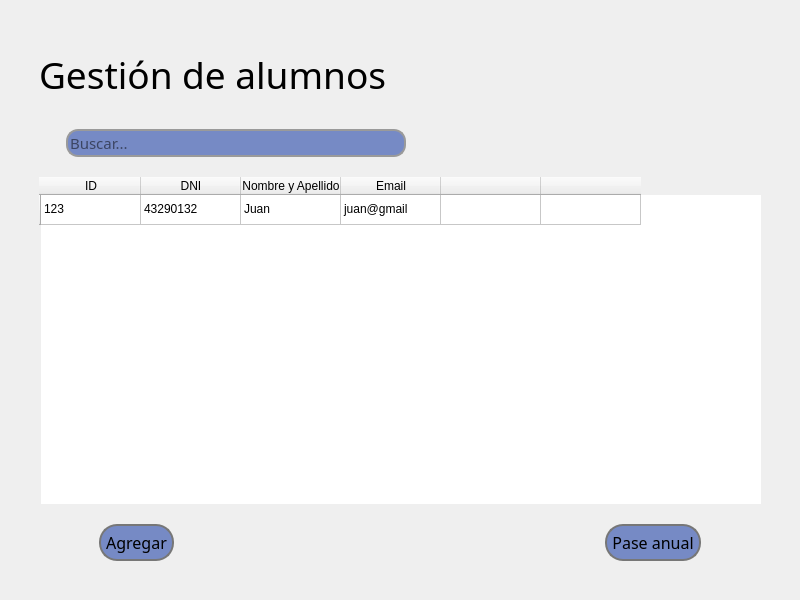
<?xml version="1.0" encoding="UTF-8"?>
<ui version="4.0">
 <class>MainWindow</class>
 <widget class="QMainWindow" name="MainWindow">
  <property name="geometry">
   <rect>
    <x>0</x>
    <y>0</y>
    <width>800</width>
    <height>600</height>
   </rect>
  </property>
  <property name="windowTitle">
   <string>MainWindow</string>
  </property>
  <widget class="QWidget" name="centralwidget">
   <layout class="QGridLayout" name="gridLayout_2">
    <item row="0" column="0">
     <layout class="QVBoxLayout" name="verticalLayout">
      <property name="spacing">
       <number>20</number>
      </property>
      <property name="leftMargin">
       <number>30</number>
      </property>
      <property name="topMargin">
       <number>30</number>
      </property>
      <property name="rightMargin">
       <number>30</number>
      </property>
      <property name="bottomMargin">
       <number>30</number>
      </property>
      <item>
       <widget class="QLabel" name="label">
        <property name="sizePolicy">
         <sizepolicy hsizetype="Fixed" vsizetype="Fixed">
          <horstretch>0</horstretch>
          <verstretch>0</verstretch>
         </sizepolicy>
        </property>
        <property name="minimumSize">
         <size>
          <width>0</width>
          <height>70</height>
         </size>
        </property>
        <property name="font">
         <font>
          <family>Alata</family>
          <pointsize>28</pointsize>
         </font>
        </property>
        <property name="text">
         <string>Gestión de alumnos</string>
        </property>
       </widget>
      </item>
      <item>
       <layout class="QHBoxLayout" name="horizontalLayout_2">
        <item>
         <widget class="QLabel" name="label_2">
          <property name="sizePolicy">
           <sizepolicy hsizetype="Fixed" vsizetype="Fixed">
            <horstretch>0</horstretch>
            <verstretch>0</verstretch>
           </sizepolicy>
          </property>
          <property name="text">
           <string/>
          </property>
          <property name="pixmap">
           <pixmap>lupa.png</pixmap>
          </property>
         </widget>
        </item>
        <item>
         <widget class="QLineEdit" name="lineEdit">
          <property name="sizePolicy">
           <sizepolicy hsizetype="Maximum" vsizetype="Fixed">
            <horstretch>0</horstretch>
            <verstretch>0</verstretch>
           </sizepolicy>
          </property>
          <property name="minimumSize">
           <size>
            <width>340</width>
            <height>0</height>
           </size>
          </property>
          <property name="font">
           <font>
            <family>Alata</family>
            <pointsize>11</pointsize>
           </font>
          </property>
          <property name="styleSheet">
           <string notr="true">background-color: #768ac5;
border-radius: 12px;
border: 2px solid rgb(154, 154, 154);</string>
          </property>
          <property name="placeholderText">
           <string>Buscar...</string>
          </property>
         </widget>
        </item>
        <item>
         <spacer name="horizontalSpacer_2">
          <property name="orientation">
           <enum>Qt::Horizontal</enum>
          </property>
          <property name="sizeHint" stdset="0">
           <size>
            <width>40</width>
            <height>20</height>
           </size>
          </property>
         </spacer>
        </item>
       </layout>
      </item>
      <item>
       <widget class="QTableWidget" name="tableWidget">
        <property name="sizePolicy">
         <sizepolicy hsizetype="Expanding" vsizetype="Expanding">
          <horstretch>0</horstretch>
          <verstretch>0</verstretch>
         </sizepolicy>
        </property>
        <property name="frameShape">
         <enum>QFrame::NoFrame</enum>
        </property>
        <property name="frameShadow">
         <enum>QFrame::Plain</enum>
        </property>
        <property name="sortingEnabled">
         <bool>true</bool>
        </property>
        <row>
         <property name="text">
          <string/>
         </property>
        </row>
        <column>
         <property name="text">
          <string>ID</string>
         </property>
        </column>
        <column>
         <property name="text">
          <string>DNI</string>
         </property>
        </column>
        <column>
         <property name="text">
          <string>Nombre y Apellido</string>
         </property>
        </column>
        <column>
         <property name="text">
          <string>Email</string>
         </property>
        </column>
        <column>
         <property name="text">
          <string/>
         </property>
        </column>
        <column>
         <property name="text">
          <string/>
         </property>
        </column>
        <item row="0" column="0">
         <property name="text">
          <string>123</string>
         </property>
        </item>
        <item row="0" column="1">
         <property name="text">
          <string>43290132</string>
         </property>
        </item>
        <item row="0" column="2">
         <property name="text">
          <string>Juan </string>
         </property>
        </item>
        <item row="0" column="3">
         <property name="text">
          <string>juan@gmail</string>
         </property>
        </item>
        <item row="0" column="4">
         <property name="text">
          <string/>
         </property>
        </item>
       </widget>
      </item>
      <item>
       <layout class="QHBoxLayout" name="horizontalLayout">
        <property name="leftMargin">
         <number>60</number>
        </property>
        <property name="rightMargin">
         <number>60</number>
        </property>
        <item>
         <widget class="QPushButton" name="pushButton_2">
          <property name="font">
           <font>
            <family>Alata</family>
            <pointsize>12</pointsize>
           </font>
          </property>
          <property name="styleSheet">
           <string notr="true">border: 2px solid rgb(119, 119, 119);
padding: 5px;
border-radius: 18px;
background-color: #768ac5;</string>
          </property>
          <property name="text">
           <string>Agregar</string>
          </property>
         </widget>
        </item>
        <item>
         <spacer name="horizontalSpacer">
          <property name="orientation">
           <enum>Qt::Horizontal</enum>
          </property>
          <property name="sizeHint" stdset="0">
           <size>
            <width>40</width>
            <height>20</height>
           </size>
          </property>
         </spacer>
        </item>
        <item>
         <widget class="QPushButton" name="pushButton">
          <property name="font">
           <font>
            <family>Alata</family>
            <pointsize>12</pointsize>
           </font>
          </property>
          <property name="styleSheet">
           <string notr="true">border: 2px solid rgb(119, 119, 119);
padding: 5px;
border-radius: 18px;
background-color: #768ac5;</string>
          </property>
          <property name="text">
           <string>Pase anual</string>
          </property>
         </widget>
        </item>
       </layout>
      </item>
     </layout>
    </item>
   </layout>
  </widget>
 </widget>
 <resources/>
 <connections/>
</ui>
